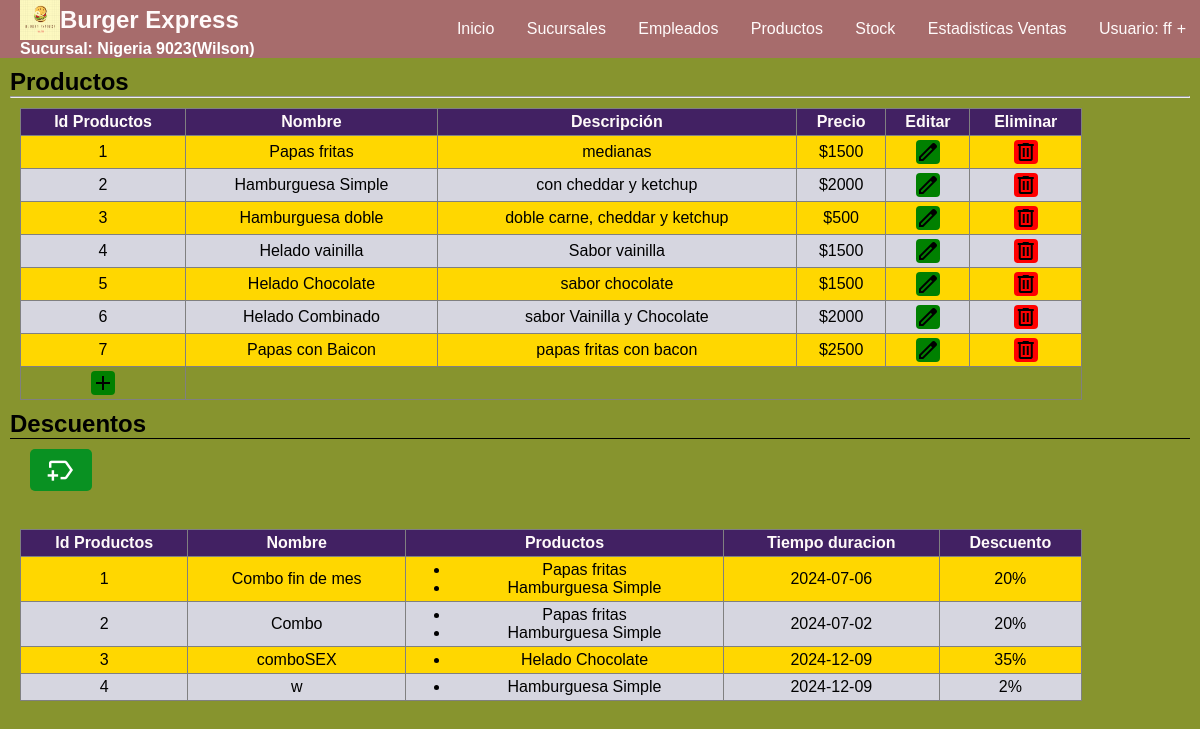
The app's page /sucursal2/Vistas/view_productos.php (signed in) with its own data.
### tables this page shows
CREATE TABLE IF NOT EXISTS `infosucursal` (
  `id` int NOT NULL,
  `nombre` varchar(30) NOT NULL,
  `logo` text NOT NULL,
  `bg_color` varchar(7) NOT NULL,
  `header_color` varchar(7) NOT NULL,
  `table_color` varchar(7) NOT NULL,
  `font` varchar(10) NOT NULL,
  `btn` varchar(7) NOT NULL,
  `aside` varchar(7) NOT NULL,
  `aside_btn` varchar(7) NOT NULL
);

CREATE TABLE IF NOT EXISTS `productos` (
  `Id_producto` varchar(30) NOT NULL,
  `Nombre` varchar(40) NOT NULL,
  `Descripcion` text NOT NULL,
  `Costo` int NOT NULL,
  `ingredientes` text NOT NULL
);

CREATE TABLE IF NOT EXISTS `promociones` (
  `id_promo` int NOT NULL,
  `nombre` text NOT NULL,
  `productos` text NOT NULL,
  `descuento` int NOT NULL,
  `fechaDuracion` date NOT NULL
);

### sucursal2/Modelos/consultas.php (called while the page is built, shortened)
<?php
	function view_tabla($nombre){
		require'../Modelos/conexion.php';
		$consulta = $conexion->prepare("SELECT * FROM $nombre");
		$consulta->execute();
		$datos = $consulta->fetchAll(PDO::FETCH_ASSOC);
		return $datos;
	}
?>

### sucursal2/Vistas/view_productos.php (the view, shortened to what this page needs)
<?php include 'header.php'; ?>
<!DOCTYPE html>
<html>
<head>
	<link rel="stylesheet" type="text/css" href="./styles/style.css">
</head>
<body>
	<section>
		<h2>Productos</h2>
		<hr>
		<?php
			$datos=view_tabla("productos");
			echo"<table id='table'border='1' style='margin:10px ;width:90%'><thead><th>Id Productos</th><th>Nombre</th><th>Descripción</th><th>Precio</th> <th>Editar</th> <th>Eliminar</th></thead>";
			foreach($datos as $key){
				if ($key['Id_producto']%2 != 0) {
					echo"<tr style='background-color: gold;'>";
				}
				else{
					echo"<tr class='gray'>";
				}
				echo "<td>".$key['Id_producto']."</td><td>".$key['Nombre']."</td><td>".$key['Descripcion']."</td><td>$".$key['Costo']."</td> ";
				echo '<td><a onclick="modifyProducto('.$key['Id_producto'].',`'.$key['Nombre'].'`,`'.$key['Descripcion'].'`,'.$key['Costo'].')" style="background: green;cursor:pointer"<span class="material-symbols-outlined">edit</span></a></td>
				<td><a onclick="eliminarProducto('.$key['Id_producto'].')" style="background: red;cursor:pointer;"<span class="material-symbols-outlined">delete</span></a></td></tr>';
			}
			echo '<tr><td><a onclick="addProducto()" style="cursor:pointer"><span class="material-symbols-outlined" style="background:green;">add</span></a></td></tr>';
			echo "</table>";
			$tablaProductos=json_encode($datos);
			$fechaD=date('Y-m-d');
		 ?>
		 <h2 style="border-bottom: 1px solid;">Descuentos</h2>
		 <div class="lista-descuentos">
		 	<button class="boton-descuento" onclick='addDescuento2(<?= $tablaProductos ?>,"<?= $fechaD ?>")'>
		 		<span class="material-symbols-outlined" id="boton-descuento">new_label</span>
		 	</button>
		 </div>
		 <br>
		 <?php
			$datosDescuentos=view_tabla("promociones");
			echo"<table id='table'border='1' style='margin:10px ;width:90%'><thead><th>Id Productos</th><th>Nombre</th><th>Productos</th><th>Tiempo duracion</th><th>Descuento</th></thead>";
			foreach($datosDescuentos as $key){
				if ($key['id_promo']%2 != 0) {
					echo"<tr style='background-color: gold;'>";
				}
				else{
					echo"<tr class='gray'>";
				}
				$ids = json_decode($key['productos'], true);
				$nombres = [];
				foreach ($datos as $producto) {
					if (in_array($producto['Id_producto'], $ids)) {
						$nombres[] = $producto['Nombre'];
					}
				}
				$html = "<ul>\n";
				foreach ($nombres as $nombre) {
					$html .= "<li>" . htmlspecialchars($nombre) . "</li>\n";
				}
				$html .= "</ul>";
				echo "<td>".$key['id_promo']."</td><td>".$key['nombre']."</td><td>$html</td><td>".$key['fechaDuracion']."</td><td>".$key['descuento']."%</td> ";
			}
		 ?>
	</section>
</body>
</html>

### sucursal2/Vistas/header.php (shortened to what this page needs)
<?php
if(!isset($_SESSION['usuario'])){
  header("location:../index.php");
}
else{
    include_once '../Modelos/consultas.php'; $info=view_tabla('infosucursal');
    ?>
      <link rel="stylesheet" type="text/css" href="styles/style.css">
  <nav id='menu' data-bg="<?= $_SESSION['bg'] ?>" data-header="<?= $_SESSION['header'] ?>" data-th="<?= $_SESSION['th'] ?>" data-font="<?= $_SESSION['font'] ?>" data-btn="<?= $_SESSION['btn'] ?>" data-aside="<?= $_SESSION['aside'] ?>" data-aside_btn="<?= $_SESSION['aside_btn'] ?>"">
    <div style="display: flex;margin-left: 20px;width: 30%;flex-direction: column;">
      <div style="display: flex;align-items: center;">
        <img src="./imgs/logo.png" width="40" height="40" >
        <h2 style="margin:0"><?= $info[0]['nombre'] ?></h2>
      </div>
      <h4 style="color: white;"><?= isset($_SESSION['sucursal']) ? 'Sucursal: '.$_SESSION['sucursal'] : ''; ?></h4>
    </div>
    <ul>
      <li><a href='select.php'>Inicio</a></li>
      <li><a href='view_sucursales.php'>Sucursales</a></li>
      <li><a href='view_empleados.php'>Empleados</a></li>
      <li><a href='view_productos.php'>Productos</a></li>
      <li><a href='infoStock.php'>Stock</a></li>
      <li><a href='estadisticas.php'>Estadisticas Ventas</a></li>
      <li><a class="dropdown-arrow">Usuario: <?= $_SESSION['usuario'] ?></a>
      </li>
    </ul>
  </nav>
<?php
  }
?>

### sucursal2/Vistas/styles/style.css (style rules this page uses)
* { margin: 0; box-sizing: border-box; }
:root { --header-color:#466995; --bg-color:#F58F29; --table-th-color:#7D4600; --header-font-color:white; --font-color:black; --aside-color:black; --button-color:#A4B0F5; --aside-button-color:#4464AD; }
body { font-family: Arial, sans-serif; background-color: var(--bg-color); }
section { padding: 10px; height: 90%; }
#table .material-symbols-outlined { cursor: pointer; border-radius: 4px; font-variation-settings: 'FILL' 0, 'wght' 400, 'GRAD' 0, 'opsz' 24 }
a { text-decoration: none; color: black; }
#table a .material-symbols-outlined { background:#099122 ; }
#table { border-collapse: collapse; text-align: center; }
#table th { padding: 4px; background: var(--table-th-color); color: var(--header-font-color); }
#table td { padding: 4px; }
#table .gray { background: #D6D6E0; }
td a { border-radius: 5px; }
button { color: white; font-weight: 600; border: none; cursor: pointer; border-radius: 5px; }
#menu { position: sticky; top: 0px; display: flex; color: var(--header-font-color); align-items: center; background-color: var(--header-color); padding: 0; }
#menu h2 { display: flex; align-items: center; font-weight: 900; margin-left: 20px; gap:10px; }
#menu ul, #menu li { margin: 0 auto; padding: 0; list-style: none }
#menu ul { width: 100%; text-align: right; }
#menu li { display: inline-block; position: relative; }
#menu a { display: block; line-height: NaNpx; padding: 20px 14px; text-decoration: none; color: var(--header-font-color); font-size: <font style="vertical-align: inherit;"><font style="vertical-align: inherit;">16</font></font>px; }
#menu a.dropdown-arrow:after { content: "\002B"; margin-left: 5px; }
.lista-descuentos { display: flex; flex-wrap: wrap; padding: 10px 20px; gap: 20px; }
.boton-descuento { padding: 5px 15px; background: #099122; }
#boton-descuento { font-size: 2rem; }

### records on screen
infosucursal: nombre "Burger Express"
productos: Id_producto "1", Nombre "Papas fritas", Descripcion "medianas", Costo "1500"
productos: Id_producto "2", Nombre "Hamburguesa Simple", Descripcion "con cheddar y ketchup", Costo "2000"
productos: Id_producto "3", Nombre "Hamburguesa doble", Descripcion "doble carne, cheddar y ketchup", Costo "500"
productos: Id_producto "4", Nombre "Helado vainilla", Descripcion "Sabor vainilla", Costo "1500"
productos: Id_producto "5", Nombre "Helado Chocolate", Descripcion "sabor chocolate", Costo "1500"
productos: Id_producto "6", Nombre "Helado Combinado", Descripcion "sabor Vainilla y Chocolate", Costo "2000"
productos: Id_producto "7", Nombre "Papas con Baicon", Descripcion "papas fritas con bacon", Costo "2500"
promociones: id_promo "1", nombre "Combo fin de mes", nombre "Papas fritas", nombre "Hamburguesa Simple", fechaDuracion "2024-07-06", descuento "20"
promociones: id_promo "2", nombre "Combo", nombre "Papas fritas", nombre "Hamburguesa Simple", fechaDuracion "2024-07-02", descuento "20"
promociones: id_promo "3", nombre "comboSEX", nombre "Helado Chocolate", fechaDuracion "2024-12-09", descuento "35"
promociones: id_promo "4", nombre "w", nombre "Hamburguesa Simple", fechaDuracion "2024-12-09", descuento "2"

### other values on screen
$_SESSION['sucursal'] "Nigeria 9023(Wilson)"
$_SESSION['usuario'] "ff"
